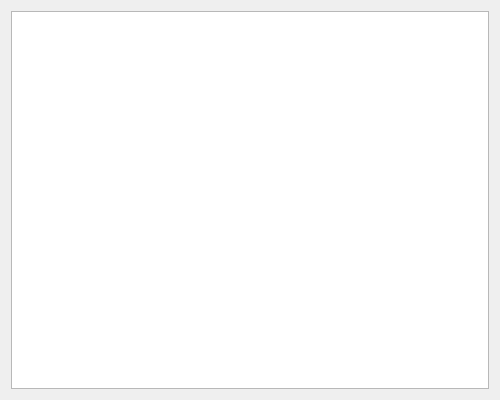
<?xml version="1.0" encoding="UTF-8"?>
<ui version="4.0">
 <class>Select_class</class>
 <widget class="QDialog" name="Select_class">
  <property name="geometry">
   <rect>
    <x>0</x>
    <y>0</y>
    <width>500</width>
    <height>400</height>
   </rect>
  </property>
  <property name="minimumSize">
   <size>
    <width>500</width>
    <height>400</height>
   </size>
  </property>
  <property name="maximumSize">
   <size>
    <width>500</width>
    <height>400</height>
   </size>
  </property>
  <property name="windowTitle">
   <string>Выберите класс фигуры</string>
  </property>
  <layout class="QVBoxLayout" name="verticalLayout">
   <item>
    <layout class="QVBoxLayout" name="verticalLayout_2">
     <item>
      <widget class="QListWidget" name="_listWidget">
       <property name="alternatingRowColors">
        <bool>true</bool>
       </property>
      </widget>
     </item>
    </layout>
   </item>
  </layout>
 </widget>
 <resources/>
 <connections/>
</ui>
